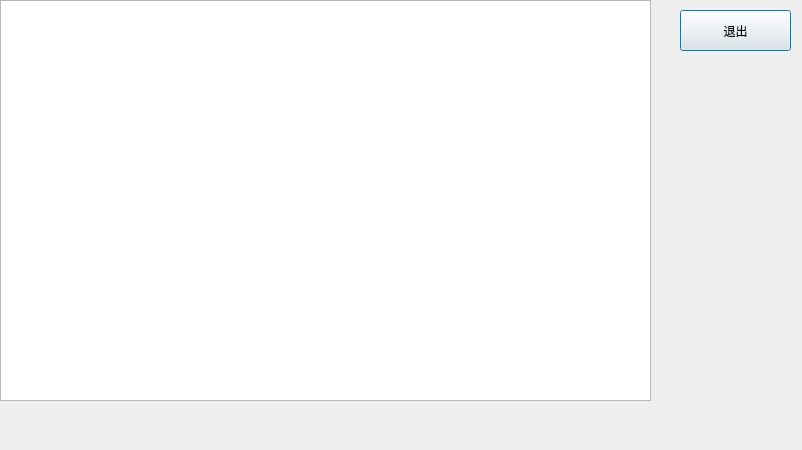
<?xml version="1.0" encoding="UTF-8"?>
<ui version="4.0">
 <class>Dialog_select_questions_level</class>
 <widget class="QDialog" name="Dialog_select_questions_level">
  <property name="geometry">
   <rect>
    <x>0</x>
    <y>0</y>
    <width>802</width>
    <height>450</height>
   </rect>
  </property>
  <property name="windowTitle">
   <string>判断题查询</string>
  </property>
  <widget class="QPushButton" name="pushButton">
   <property name="geometry">
    <rect>
     <x>680</x>
     <y>10</y>
     <width>111</width>
     <height>41</height>
    </rect>
   </property>
   <property name="text">
    <string>退出</string>
   </property>
  </widget>
  <widget class="QTableWidget" name="tableWidget">
   <property name="geometry">
    <rect>
     <x>0</x>
     <y>0</y>
     <width>651</width>
     <height>401</height>
    </rect>
   </property>
  </widget>
 </widget>
 <resources/>
 <connections/>
</ui>
